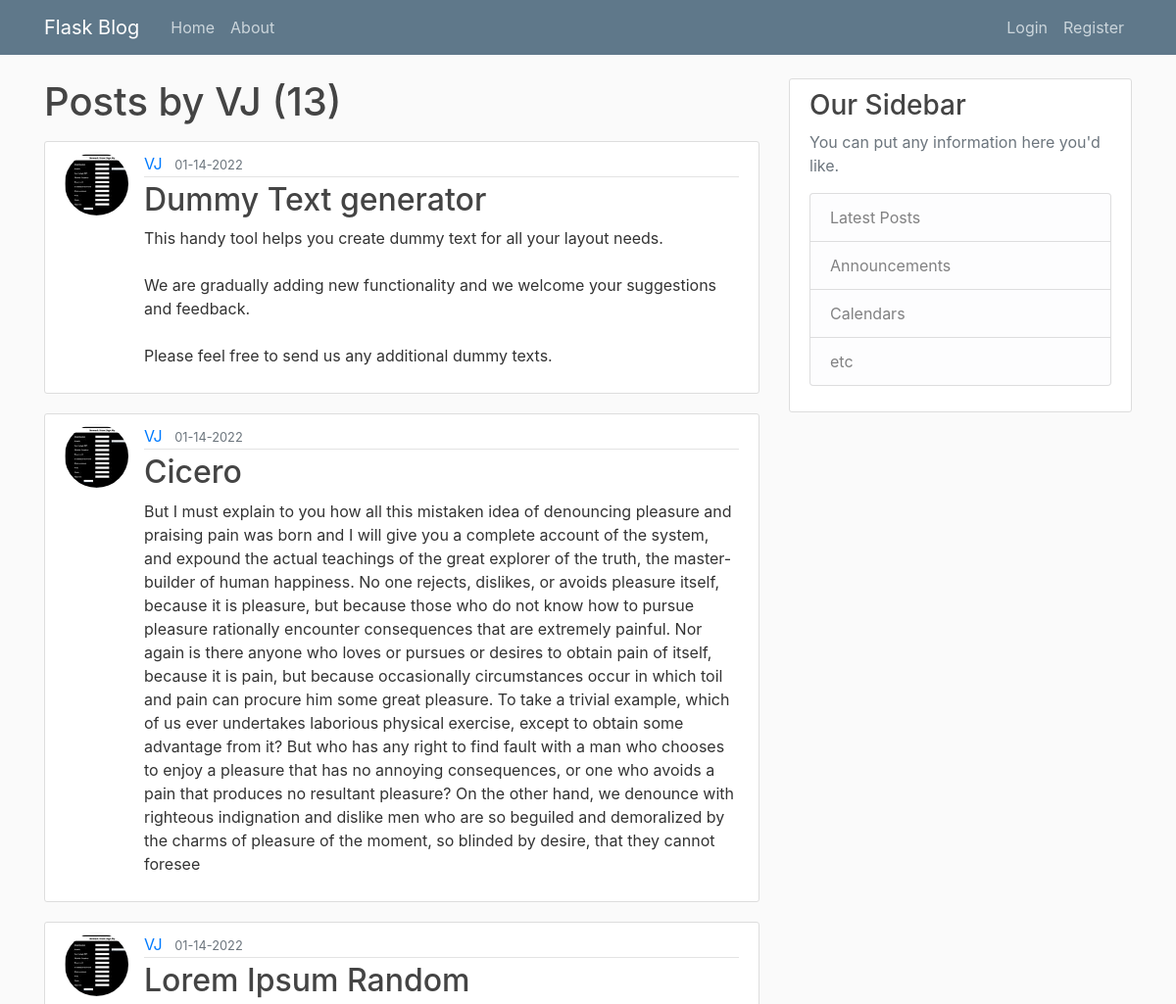
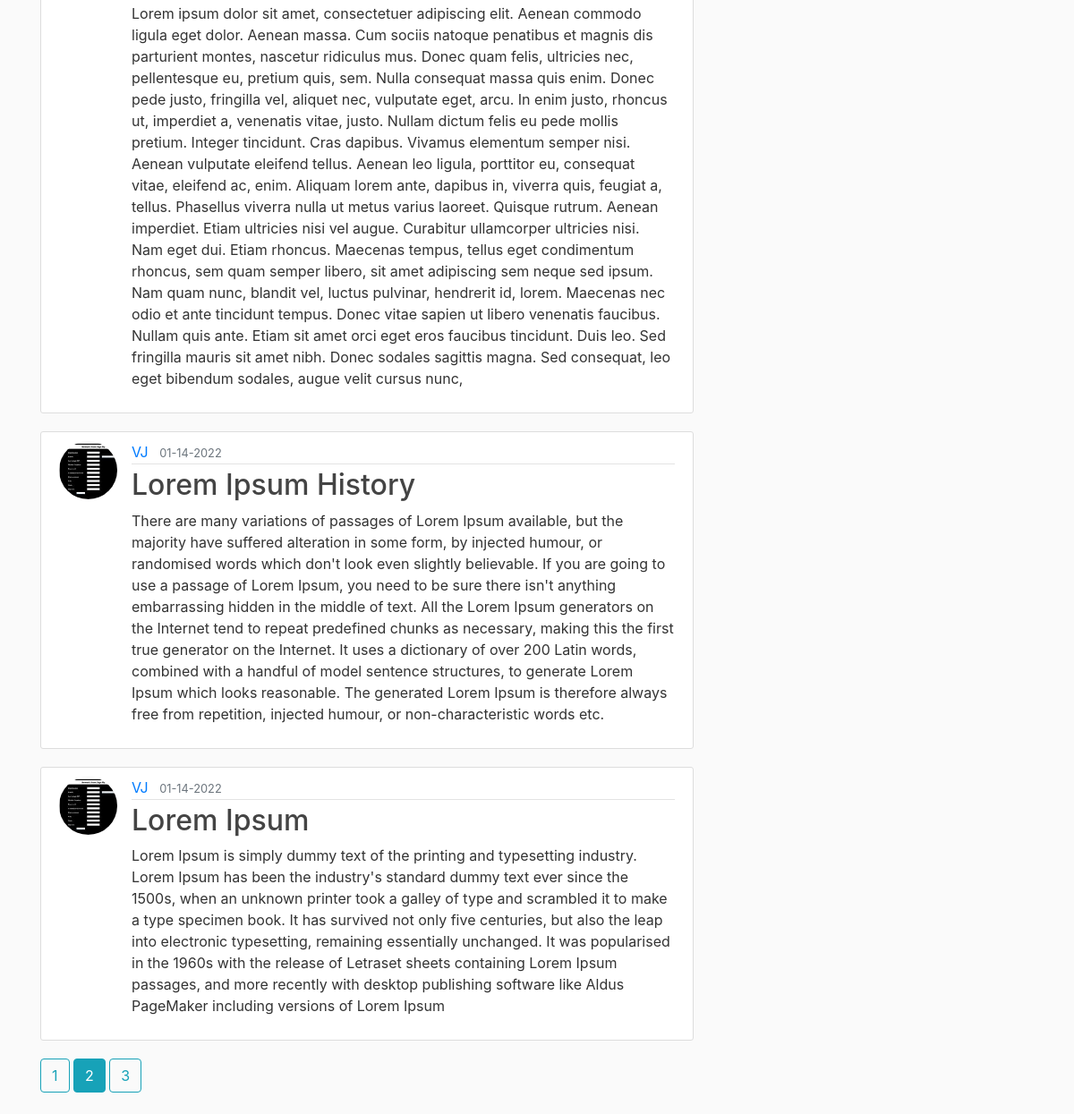
The app's page /user/VJ?page=2 with its own data (2 pictures, top to bottom).
### flask_blog/models.py (models this page shows, shortened)
class User(db.Model, UserMixin):
    id = db.Column(db.Integer, primary_key=True)
    username = db.Column(db.String(20), unique=True, nullable=False)
    email = db.Column(db.String(120), unique=True, nullable=False)
    image_file = db.Column(db.String(20), nullable=False, default='default.jpg')
    password = db.Column(db.String(60), nullable=False)
    posts = db.relationship('Post', backref="author", lazy=True)

class Post(db.Model):
    id = db.Column(db.Integer, primary_key=True)
    title = db.Column(db.String(100), nullable=False)
    content = db.Column(db.Text, nullable=False)
    date_posted = db.Column(db.DateTime, nullable=False, default=datetime.utcnow)
    user_id = db.Column(db.Integer, db.ForeignKey('user.id'), nullable=False)

### flask_blog/users/routes.py (the view)
@users.route("/user/<string:username>")
def user_posts(username):
    page = request.args.get('page', 1, type=int)
    user = User.query.filter_by(username=username).first_or_404()
    posts = Post.query.filter_by(author=user).order_by(Post.date_posted.desc()).paginate(per_page=5, page=page)
    return render_template('user_posts.html', posts=posts, user=user)

### flask_blog/templates/user_posts.html
{% extends "layout.html" %}
{% block content %}
<h1 class="mb-3"> Posts by {{ user.username }} ({{ posts.total }})</h1>
{% for post in posts.items %}
<article class="media content-section">
    <img class="rounded-circle article-img" src="{{ url_for('static', filename='profile_pics/' + post.author.image_file) }}">
    <div class="media-body">
        <div class="article-metadata">
            <a class="mr-2" href=" {{ url_for('users.user_posts', username=post.author.username) }} ">{{ post.author.username }}</a>
            <small class="text-muted">{{ post.date_posted.strftime("%m-%d-%Y") }}</small>
        </div>
        <h2><a class="article-title" href="{{ url_for('posts.post', post_id=post.id) }}">{{ post.title }}</a></h2>
        <p class="article-content">{{ post.content }}</p>
    </div>
</article>
{% endfor %}
{% for page_num in posts.iter_pages(left_edge=1, right_edge=1, left_current=1, right_current=2) %}
{% if page_num %}
{% if posts.page == page_num %}
<a class="btn btn-info mb-4" href="{{url_for('users.user_posts', username=user.username, page=page_num)}}">{{ page_num }}</a>
{% else %}
<a class="btn btn-outline-info mb-4" href="{{url_for('users.user_posts', username=user.username, page=page_num)}}">{{ page_num }}</a>
{% endif %}
{% else %}
...
{% endif %}
{% endfor %}
{% endblock content %}

### flask_blog/static/main.css (style rules this page uses)
body { background: #fafafa; color: #333333; margin-top: 5rem; }
h1, h2, h3, h4, h5, h6 { color: #444444; }
.content-section { background: #ffffff; padding: 10px 20px; border: 1px solid #dddddd; border-radius: 3px; margin-bottom: 20px; }
.article-title { color: #444444; }
.article-content { white-space: pre-line; }
.article-img { height: 65px; width: 65px; margin-right: 16px; }
.article-metadata { padding-bottom: 1px; margin-bottom: 4px; border-bottom: 1px solid #e3e3e3 }

### records on screen
User: username "VJ"
Post: image_file (picture), author.username "VJ", date_posted "01-14-2022", title "Dummy Text generator", content "This handy tool helps you create dummy text for all your layout needs. We are gradually adding new functionality and we welcome your suggestions and feedback. Please feel free to send us any additional dummy texts."
Post: image_file (picture), author.username "VJ", date_posted "01-14-2022", title "Cicero", content "But I must explain to you how all this mistaken idea of denouncing pleasure and praising pain was born and I will give you a complete account of the system, and expound the actual teachings of the great explorer of the truth, the master-builder of human happiness. No one rejects, dislikes, or avoids pleasure itself, because it is pleasure, but because those who do not know how to pursue pleasure rationally encounter consequences that are extremely painful. Nor again is there anyone who loves or pursues or desires to obtain pain of itself, because it is pain, but because occasionally circumstances occur in which toil and pain can procure him some great pleasure. To take a trivial example,…"
Post: image_file (picture), author.username "VJ", date_posted "01-14-2022", title "Lorem Ipsum Random", content "Lorem ipsum dolor sit amet, consectetuer adipiscing elit. Aenean commodo ligula eget dolor. Aenean massa. Cum sociis natoque penatibus et magnis dis parturient montes, nascetur ridiculus mus. Donec quam felis, ultricies nec, pellentesque eu, pretium quis, sem. Nulla consequat massa quis enim. Donec pede justo, fringilla vel, aliquet nec, vulputate eget, arcu. In enim justo, rhoncus ut, imperdiet a, venenatis vitae, justo. Nullam dictum felis eu pede mollis pretium. Integer tincidunt. Cras dapibus. Vivamus elementum semper nisi. Aenean vulputate eleifend tellus. Aenean leo ligula, porttitor eu, consequat vitae, eleifend ac, enim. Aliquam lorem ante, dapibus in, viverra quis, feugiat a,…"
Post: image_file (picture), author.username "VJ", date_posted "01-14-2022", title "Lorem Ipsum History", content "There are many variations of passages of Lorem Ipsum available, but the majority have suffered alteration in some form, by injected humour, or randomised words which don't look even slightly believable. If you are going to use a passage of Lorem Ipsum, you need to be sure there isn't anything embarrassing hidden in the middle of text. All the Lorem Ipsum generators on the Internet tend to repeat predefined chunks as necessary, making this the first true generator on the Internet. It uses a dictionary of over 200 Latin words, combined with a handful of model sentence structures, to generate Lorem Ipsum which looks reasonable. The generated Lorem Ipsum is therefore always free from…"
Post: image_file (picture), author.username "VJ", date_posted "01-14-2022", title "Lorem Ipsum", content "Lorem Ipsum is simply dummy text of the printing and typesetting industry. Lorem Ipsum has been the industry's standard dummy text ever since the 1500s, when an unknown printer took a galley of type and scrambled it to make a type specimen book. It has survived not only five centuries, but also the leap into electronic typesetting, remaining essentially unchanged. It was popularised in the 1960s with the release of Letraset sheets containing Lorem Ipsum passages, and more recently with desktop publishing software like Aldus PageMaker including versions of Lorem Ipsum"

### other values on screen
{{ posts.total }} "13"
{{ page_num }} "1" "3"
{{ page_num }} "2"
